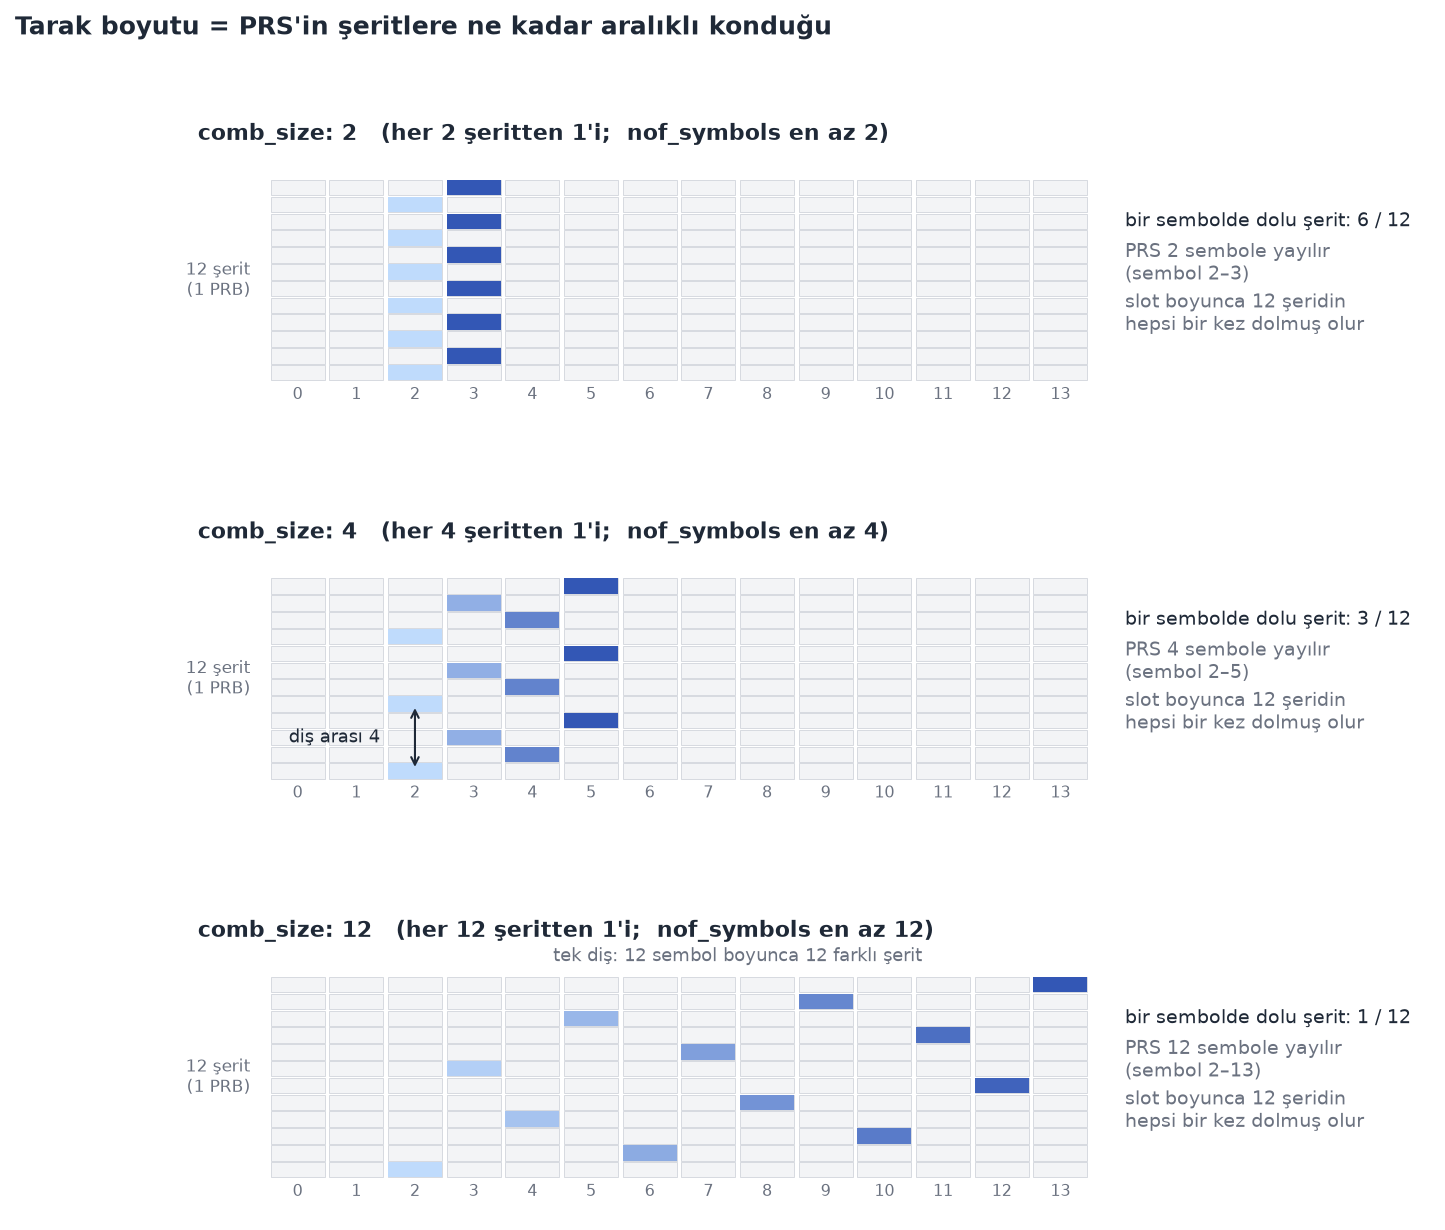

Python code for this plot:
"""Tarak (comb) boyutu 2, 4, 12: ayni 1 PRB (12 serit) x 14 sembol.
Desen: OCUDU lib/phy/upper/signal_processors/prs/prs_generator_impl.cpp get_freq_offset (row_2, row_4, row_12).
Gecerlilik kurali: OCUDU lib/ran/prs/prs.cpp satir 15 (sembol sayisi >= tarak ve tarak'in kati).
Calistirma: python ocudu_tarak_karsilastirma.py -> ocudu_tarak_karsilastirma.png
"""
import os
import matplotlib
matplotlib.use("Agg")
import matplotlib.pyplot as plt
from matplotlib.patches import Rectangle

HERE = os.path.dirname(os.path.abspath(__file__))
INK, MUTED, GRID = "#1F2937", "#6B7280", "#D1D5DB"
SATIR = {2: [0, 1], 4: [0, 2, 1, 3], 12: [0, 6, 3, 9, 1, 7, 4, 10, 2, 8, 5, 11]}
SOFF = 2
plt.rcParams.update({"font.size": 9, "text.color": INK})

def renk(j, L):                                   # tek renk (mavi), acik -> koyu: kacinci PRS sembolu
    t = j / max(L - 1, 1)
    return (0.75 - 0.55 * t, 0.86 - 0.52 * t, 0.99 - 0.28 * t)

fig, axs = plt.subplots(3, 1, figsize=(10.6, 9.2), gridspec_kw=dict(hspace=0.5))
for ax, K in zip(axs, (2, 4, 12)):
    L = K
    ax.set_xlim(-1.2, 19.8); ax.set_ylim(-2.2, 13.6); ax.axis("off")
    for s in range(14):
        for k in range(12):
            ax.add_patch(Rectangle((s + 0.04, k + 0.04), 0.92, 0.92, fc="#F3F4F6", ec=GRID, lw=0.4))
    for j in range(L):
        for i in range(12 // K):
            k = K * i + SATIR[K][j]
            ax.add_patch(Rectangle((SOFF + j + 0.04, k + 0.04), 0.92, 0.92, fc=renk(j, L), ec="none"))
    for s in range(14): ax.text(s + 0.5, -0.35, str(s), ha="center", va="top", fontsize=7.5, color=MUTED)
    ax.text(-0.3, 6, "12 şerit\n(1 PRB)", ha="right", va="center", fontsize=8, color=MUTED)
    ax.set_title(f"comb_size: {K}   (her {K} şeritten 1'i;  nof_symbols en az {K})", loc="left", fontsize=10.5, fontweight="bold")
    ax.text(14.6, 9.5, f"bir sembolde dolu şerit: {12 // K} / 12", fontsize=9, va="center")
    ax.text(14.6, 7.0, f"PRS {L} sembole yayılır\n(sembol {SOFF}–{SOFF + L - 1})", fontsize=9, va="center", color=MUTED)
    ax.text(14.6, 4.0, "slot boyunca 12 şeridin\nhepsi bir kez dolmuş olur", fontsize=9, va="center", color=MUTED)
    if K == 4:
        ax.annotate("", xy=(SOFF + 0.5, 0.5), xytext=(SOFF + 0.5, 4.5), arrowprops=dict(arrowstyle="<->", color=INK, lw=1.0))
        ax.text(SOFF - 0.1, 2.5, "diş arası 4", ha="right", va="center", fontsize=8.5)
    if K == 12:
        ax.text(SOFF + 6, 12.9, "tek diş: 12 sembol boyunca 12 farklı şerit", ha="center", fontsize=8.5, color=MUTED)
fig.suptitle("Tarak boyutu = PRS'in şeritlere ne kadar aralıklı konduğu", x=0.01, ha="left", fontsize=12, fontweight="bold")
fig.savefig(os.path.join(HERE, "ocudu_tarak_karsilastirma.png"), dpi=150, bbox_inches="tight", facecolor="white")
print("tamam")
